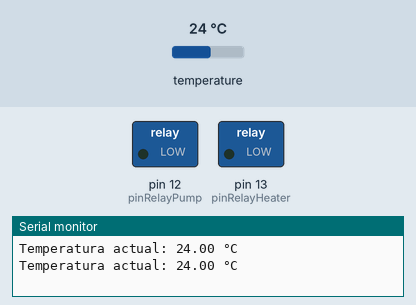
This sketch was run on a simulated Arduino Uno, built with avr-gcc and run on an emulated ATmega328P. On the bench: switched loads named in the sketch (green lamp = pin HIGH), the last lines printed to the serial monitor. The test bench sets the inputs (shaded band); at power-on: temperature 24 °C.

Above: at 2.8 s.
2.9 s: temperature set to 29.5 °C
4.7 s: temperature set to 30.5 °C
At 7.0 s:
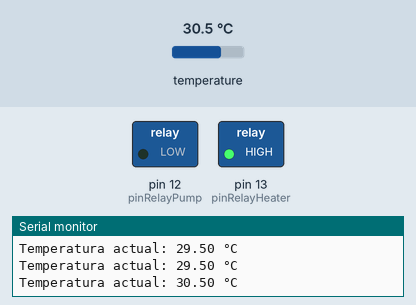
7.3 s: temperature set to 12 °C
At 8.7 s:
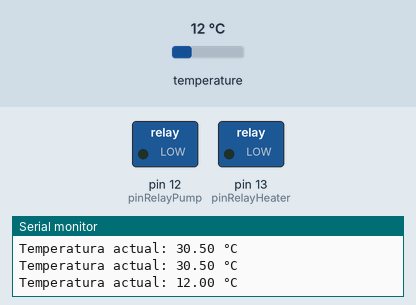
9.8 s: temperature set to 33 °C
At 11.7 s:
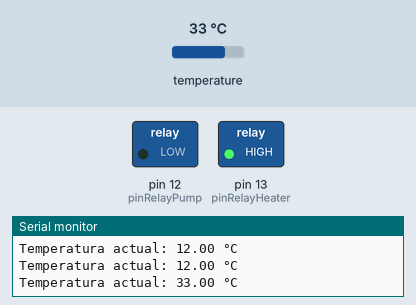
Timing chart, 0 to 13.2 s (numbered marks = the images above; inputs shaded):
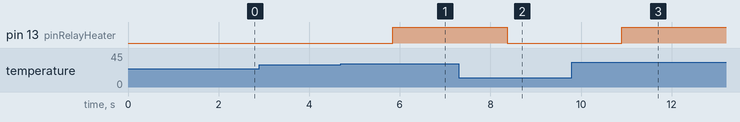

Measured:
- the behaviour switches between 29.9 and 30 °C on temperature (found by bisection; images 0 and 1)
- after the input at 4.7 s, pin 13 (pinRelayHeater): LOW → HIGH after 1.1 s
- after the input at 7.3 s, pin 13 (pinRelayHeater): HIGH → LOW after 1.1 s
- after the input at 9.8 s, pin 13 (pinRelayHeater): LOW → HIGH after 1.1 s

The sketch:

MilestoneA.ino
```cpp
//// Abast Milestone A:
// Mesura sensor temperatura [Implementat]
// Control relé heater [Implementat]
// Control relé Bomba hidràulica [Implementat]
// Referència temperatura [Ignorat]
// Botó activació sistema [Ignorat]
// LEDs [Ignorat]
// LCD [Ignorat]


#include <OneWire.h>
#include <DallasTemperature.h>


const int pinTempSensor = 8;


const int pinRelayHeater = 13;


const int pinRelayPump = 12;


float temperature;

OneWire oneWire(pinTempSensor);
DallasTemperature sensors(&oneWire);

void setup() {

  Serial.begin(9600);

  sensors.begin();

  pinMode(pinRelayHeater, OUTPUT);
  pinMode(pinRelayPump, OUTPUT);
}

void loop() {

  sensors.requestTemperatures();
  temperature = sensors.getTempCByIndex(0);

  Serial.print("Temperatura actual: ");
  Serial.print(temperature);
  Serial.println(" °C");

  if (temperature < 30) {
    digitalWrite(pinRelayHeater, LOW);
  } else {
    digitalWrite(pinRelayHeater, HIGH);
  }

  delay(500);
}
```
